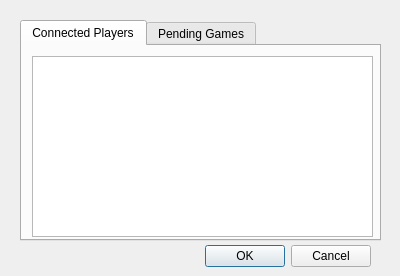
<ui version="4.0" >
 <class>Dialog</class>
 <widget class="QDialog" name="Dialog" >
  <property name="geometry" >
   <rect>
    <x>0</x>
    <y>0</y>
    <width>400</width>
    <height>276</height>
   </rect>
  </property>
  <property name="windowTitle" >
   <string>Dialog</string>
  </property>
  <widget class="QTabWidget" name="tabWidget" >
   <property name="geometry" >
    <rect>
     <x>20</x>
     <y>20</y>
     <width>361</width>
     <height>221</height>
    </rect>
   </property>
   <property name="tabPosition" >
    <enum>QTabWidget::North</enum>
   </property>
   <property name="tabShape" >
    <enum>QTabWidget::Rounded</enum>
   </property>
   <property name="currentIndex" >
    <number>0</number>
   </property>
   <property name="elideMode" >
    <enum>Qt::ElideNone</enum>
   </property>
   <widget class="QWidget" name="tab" >
    <attribute name="title" >
     <string>Connected Players</string>
    </attribute>
    <widget class="QListView" name="listView" >
     <property name="geometry" >
      <rect>
       <x>10</x>
       <y>10</y>
       <width>341</width>
       <height>181</height>
      </rect>
     </property>
    </widget>
   </widget>
   <widget class="QWidget" name="tab_2" >
    <attribute name="title" >
     <string>Pending Games</string>
    </attribute>
    <widget class="QListView" name="listView_2" >
     <property name="geometry" >
      <rect>
       <x>9</x>
       <y>9</y>
       <width>341</width>
       <height>181</height>
      </rect>
     </property>
    </widget>
   </widget>
  </widget>
  <widget class="QDialogButtonBox" name="buttonBox" >
   <property name="geometry" >
    <rect>
     <x>30</x>
     <y>240</y>
     <width>341</width>
     <height>32</height>
    </rect>
   </property>
   <property name="orientation" >
    <enum>Qt::Horizontal</enum>
   </property>
   <property name="standardButtons" >
    <set>QDialogButtonBox::Cancel|QDialogButtonBox::NoButton|QDialogButtonBox::Ok</set>
   </property>
  </widget>
 </widget>
 <resources/>
 <connections>
  <connection>
   <sender>buttonBox</sender>
   <signal>accepted()</signal>
   <receiver>Dialog</receiver>
   <slot>accept()</slot>
   <hints>
    <hint type="sourcelabel" >
     <x>248</x>
     <y>254</y>
    </hint>
    <hint type="destinationlabel" >
     <x>157</x>
     <y>274</y>
    </hint>
   </hints>
  </connection>
  <connection>
   <sender>buttonBox</sender>
   <signal>rejected()</signal>
   <receiver>Dialog</receiver>
   <slot>reject()</slot>
   <hints>
    <hint type="sourcelabel" >
     <x>316</x>
     <y>260</y>
    </hint>
    <hint type="destinationlabel" >
     <x>286</x>
     <y>274</y>
    </hint>
   </hints>
  </connection>
 </connections>
</ui>
